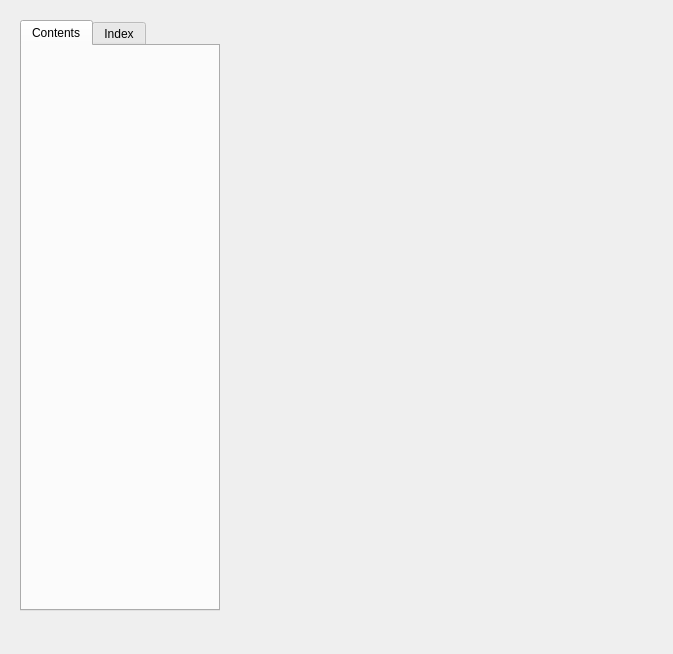
<?xml version="1.0" encoding="UTF-8"?>
<ui version="4.0">
 <class>HelpBrowser</class>
 <widget class="QDockWidget" name="HelpBrowser">
  <property name="geometry">
   <rect>
    <x>0</x>
    <y>0</y>
    <width>673</width>
    <height>654</height>
   </rect>
  </property>
  <property name="floating">
   <bool>true</bool>
  </property>
  <property name="windowTitle">
   <string>Help</string>
  </property>
  <widget class="QWidget" name="dockWidgetContents">
   <property name="sizePolicy">
    <sizepolicy hsizetype="Expanding" vsizetype="Expanding">
     <horstretch>0</horstretch>
     <verstretch>0</verstretch>
    </sizepolicy>
   </property>
   <widget class="QWidget" name="">
    <property name="geometry">
     <rect>
      <x>20</x>
      <y>20</y>
      <width>631</width>
      <height>591</height>
     </rect>
    </property>
    <layout class="QHBoxLayout" name="horizontalLayout">
     <property name="sizeConstraint">
      <enum>QLayout::SetMaximumSize</enum>
     </property>
     <item>
      <widget class="QTabWidget" name="tabWidget">
       <property name="maximumSize">
        <size>
         <width>200</width>
         <height>16777215</height>
        </size>
       </property>
       <property name="currentIndex">
        <number>0</number>
       </property>
       <widget class="QWidget" name="contents">
        <attribute name="title">
         <string>Contents</string>
        </attribute>
       </widget>
       <widget class="QWidget" name="index">
        <attribute name="title">
         <string>Index</string>
        </attribute>
       </widget>
      </widget>
     </item>
     <item>
      <layout class="QHBoxLayout" name="browser">
       <property name="sizeConstraint">
        <enum>QLayout::SetMaximumSize</enum>
       </property>
      </layout>
     </item>
    </layout>
   </widget>
  </widget>
 </widget>
 <resources/>
 <connections/>
</ui>
